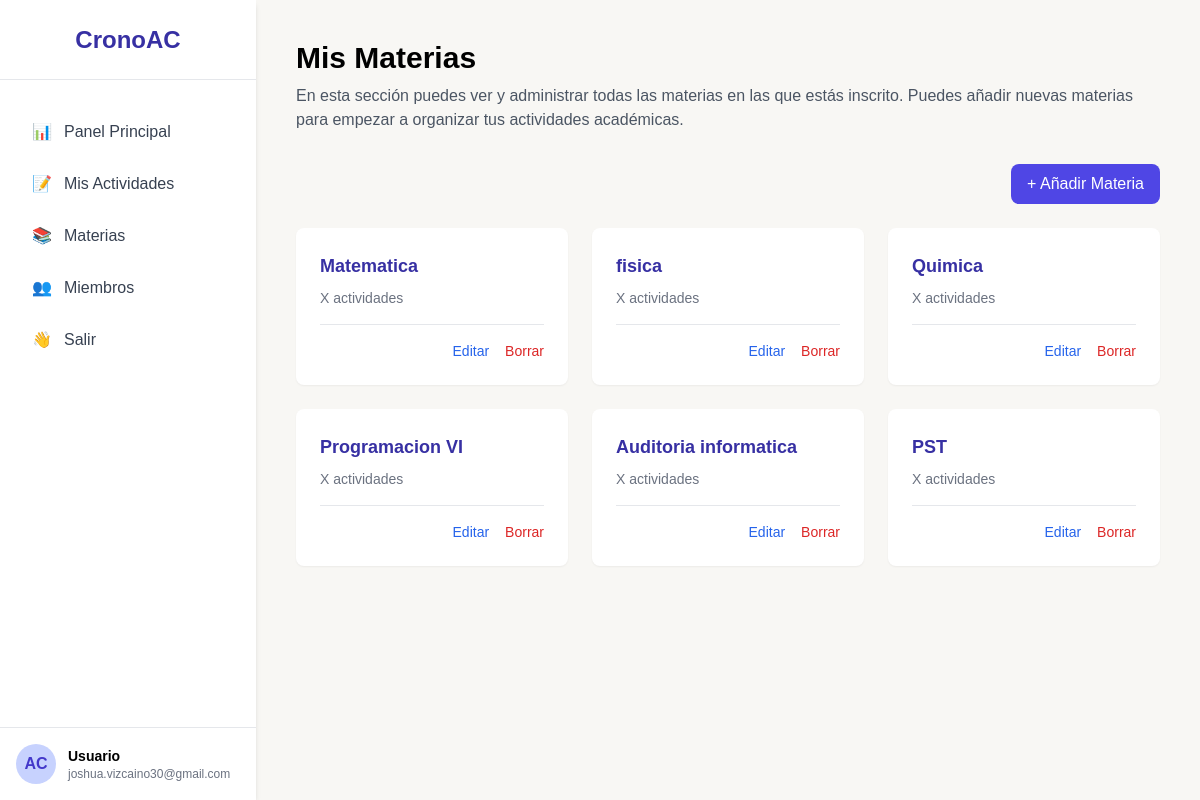
The page /index.php?ruta=materias (signed in) on the database its author committed.
### tables this page shows
CREATE TABLE `materia` (
  `id_materia` int(11) NOT NULL,
  `nombre_materia` varchar(150) NOT NULL,
  `id_usuario` int(11) NOT NULL
);

### index.php (called while the page is built, shortened)
<?php
require_once "controladores/usuario.controlador.php";
require_once "modelos/conexion.php";
require_once "modelos/materias.modelo.php";
require_once "controladores/materias.controlador.php";
    require_once "vistas/plantilla.php";

### controladores/materias.controlador.php (called while the page is built, shortened)
<?php
class ControladorMateria {
    public static function ctrMostrarMaterias() {
        if (isset($_SESSION["idUsuario"])) {
            $tabla = "materia";
            $item = "id_usuario";
            $valor = $_SESSION["idUsuario"];
            $respuesta = ModeloMateria::mdlMostrarMaterias($tabla, $item, $valor);
            return $respuesta;
        } else {
            return [];
        }
    }
}

### modelos/conexion.php (called while the page is built)
<?php
class Conexion {
    static public function conectar() {
        $host = "localhost";
        $dbname = "cronoac1";
        $usuario = "root";
        $contraseña = "";
        try {
            $link = new PDO(
                "mysql:host=" . $host . ";dbname=" . $dbname,
                $usuario,
                $contraseña
            );
            $link->exec("set names utf8");
            $link->setAttribute(PDO::ATTR_ERRMODE, PDO::ERRMODE_EXCEPTION);
            return $link;
        } catch (PDOException $e) {
            die("Error al conectar con la base de datos: " . $e->getMessage());
        }
    }
}

### modelos/materias.modelo.php (called while the page is built, shortened)
<?php
require_once "conexion.php";
class ModeloMateria {
    public static function mdlMostrarMaterias($tabla, $item = null, $valor = null) {
        if ($item != null) {
            $stmt = Conexion::conectar()->prepare("SELECT * FROM $tabla WHERE $item = :$item");
            $stmt->bindParam(":" . $item, $valor, PDO::PARAM_INT);
            $stmt->execute();
            return $stmt->fetchAll();
        } else {
            $stmt = Conexion::conectar()->prepare("SELECT * FROM $tabla");
            $stmt->execute();
            return $stmt->fetchAll();
        }
    }
}

### vistas/paginas/materias.php (the view, shortened to what this page needs)
<?php
$materias = ControladorMateria::ctrMostrarMaterias();
?>
<div class="mb-8">
    <h2 class="text-3xl font-bold mb-2">Mis Materias</h2>
    <p class="text-gray-600">En esta sección puedes ver y administrar todas las materias en las que estás inscrito. Puedes añadir nuevas materias para empezar a organizar tus actividades académicas.</p>
</div>
<div class="flex justify-end mb-6">
    <button id="add-subject-btn" class="bg-indigo-600 text-white px-4 py-2 rounded-lg hover:bg-indigo-700 transition-colors" onclick="openAddSubjectModal()">
        + Añadir Materia
    </button>
</div>
<div id="subjects-list" class="grid grid-cols-1 sm:grid-cols-2 lg:grid-cols-3 xl:grid-cols-4 gap-6">
    <?php if (!empty($materias)): ?>
            <?php foreach ($materias as $materia): ?>
                <div class="bg-white p-6 rounded-lg shadow-sm">
                    <h4 class="text-lg font-bold text-indigo-800"><?php echo htmlspecialchars($materia['nombre_materia']); ?></h4>
                    <p class="text-sm text-gray-500 mt-2">X actividades</p>
                    <div class="mt-4 pt-4 border-t flex justify-end">
                        <button class="edit-subject-btn text-blue-600 hover:text-blue-900 text-sm mr-4"
                                data-id-materia="<?php echo $materia['id_materia']; ?>"
                                data-nombre-materia="<?php echo htmlspecialchars($materia['nombre_materia']); ?>"
                                onclick="openEditSubjectModal(this)">Editar</button>
                        <button class="delete-subject-btn text-red-600 hover:text-red-900 text-sm"
                                onclick="confirmDeleteMateria(<?php echo $materia['id_materia']; ?>)">Borrar</button>
                    </div>
                </div>
            <?php endforeach; ?>
        <?php endif; ?>
</div>

### vistas/styles/login.css (style rules this page uses)
body { font-family: 'Inter', sans-serif; background-color: #f8f7f4; }

### vistas/plantilla.php (style rules this page uses)
body { font-family: 'Inter', sans-serif; background-color: #f8f7f4; }

### rows shown on the page
materia: nombre_materia "Matematica"
materia: nombre_materia "fisica"
materia: nombre_materia "Quimica"
materia: nombre_materia "Programacion VI"
materia: nombre_materia "Auditoria informatica"
materia: nombre_materia "PST"

### other values the page prints
$_SESSION["nombre"] "Usuario"
$_SESSION["correo"] "joshua.vizcaino30@gmail.com"
